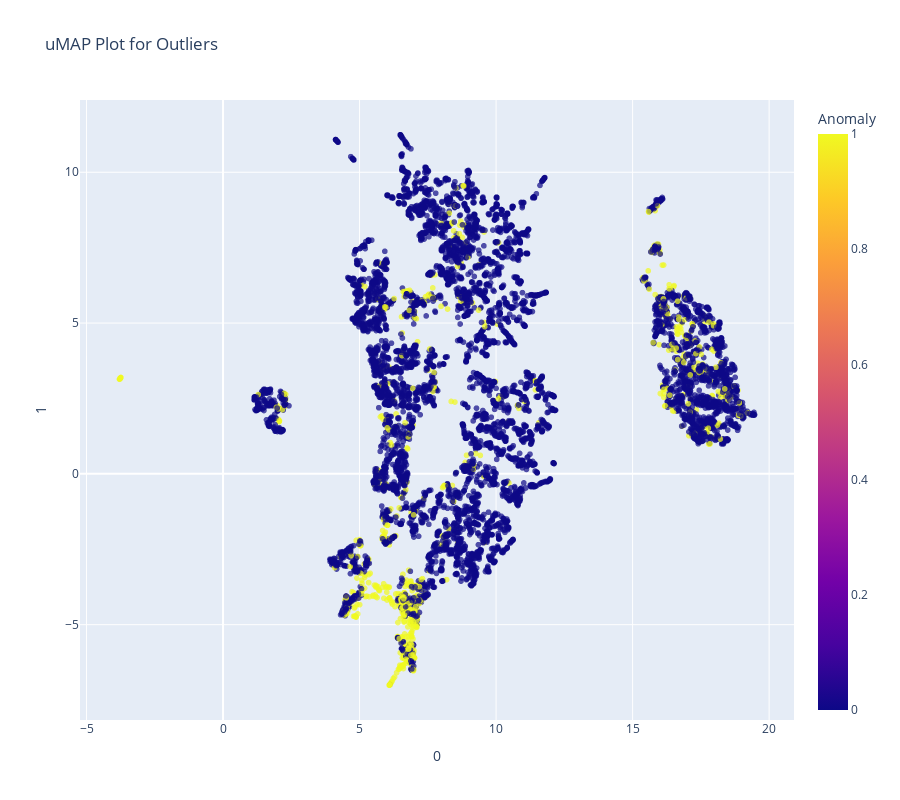
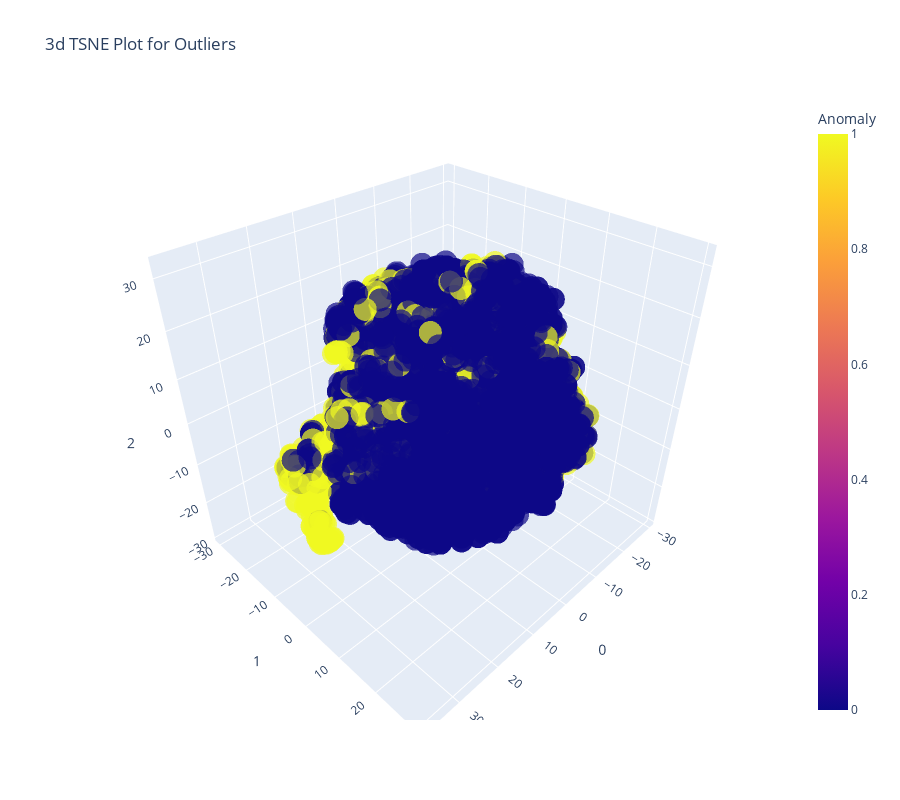

Notebook code for these charts, in order:
### Code cell
evaluate_model(knn)

### Figure 1 — Plotly figure (JSON) as saved in the notebook; plotly's stock layout.template omitted (floating-point values rounded to 4 significant figures; data arrays with more than 128 entries replaced by an {"elided": "..."} marker saying what was removed)
{"data": [{"customdata": {"elided": "9095x1 str values"}, "hovertemplate": "0=%{x}<br>1=%{y}<br>Feature=%{customdata[0]}<br>Anomaly=%{marker.color}<extra></extra>", "legendgroup": "", "marker": {"color": {"elided": "9095 int values"}, "coloraxis": "coloraxis", "opacity": 0.7, "symbol": "circle"}, "mode": "markers", "name": "", "showlegend": false, "type": "scattergl", "x": {"elided": "9095 float values"}, "xaxis": "x", "y": {"elided": "9095 float values"}, "yaxis": "y"}], "layout": {"coloraxis": {"colorbar": {"title": {"text": "Anomaly"}}, "colorscale": [[0, "#0d0887"], [0.1111, "#46039f"], [0.2222, "#7201a8"], [0.3333, "#9c179e"], [0.4444, "#bd3786"], [0.5556, "#d8576b"], [0.6667, "#ed7953"], [0.7778, "#fb9f3a"], [0.8889, "#fdca26"], [1, "#f0f921"]]}, "height": 800, "legend": {"tracegroupgap": 0}, "title": {"text": "uMAP Plot for Outliers"}, "width": 900, "xaxis": {"anchor": "y", "domain": [0, 1], "title": {"text": "0"}}, "yaxis": {"anchor": "x", "domain": [0, 1], "title": {"text": "1"}}}}

### Figure 2 — Plotly figure (JSON) as saved in the notebook; plotly's stock layout.template omitted (floating-point values rounded to 4 significant figures; data arrays with more than 128 entries replaced by an {"elided": "..."} marker saying what was removed)
{"data": [{"customdata": {"elided": "9095x1 str values"}, "hovertemplate": "0=%{x}<br>1=%{y}<br>2=%{z}<br>Feature=%{customdata[0]}<br>Anomaly=%{marker.color}<extra></extra>", "legendgroup": "", "marker": {"color": {"elided": "9095 int values"}, "coloraxis": "coloraxis", "opacity": 0.7, "symbol": "circle"}, "mode": "markers", "name": "", "scene": "scene", "showlegend": false, "type": "scatter3d", "x": {"elided": "9095 float values"}, "y": {"elided": "9095 float values"}, "z": {"elided": "9095 float values"}}], "layout": {"coloraxis": {"colorbar": {"title": {"text": "Anomaly"}}, "colorscale": [[0, "#0d0887"], [0.1111, "#46039f"], [0.2222, "#7201a8"], [0.3333, "#9c179e"], [0.4444, "#bd3786"], [0.5556, "#d8576b"], [0.6667, "#ed7953"], [0.7778, "#fb9f3a"], [0.8889, "#fdca26"], [1, "#f0f921"]]}, "height": 800, "legend": {"tracegroupgap": 0}, "scene": {"domain": {"x": [0, 1], "y": [0, 1]}, "xaxis": {"title": {"text": "0"}}, "yaxis": {"title": {"text": "1"}}, "zaxis": {"title": {"text": "2"}}}, "title": {"text": "3d TSNE Plot for Outliers"}, "width": 900}}
